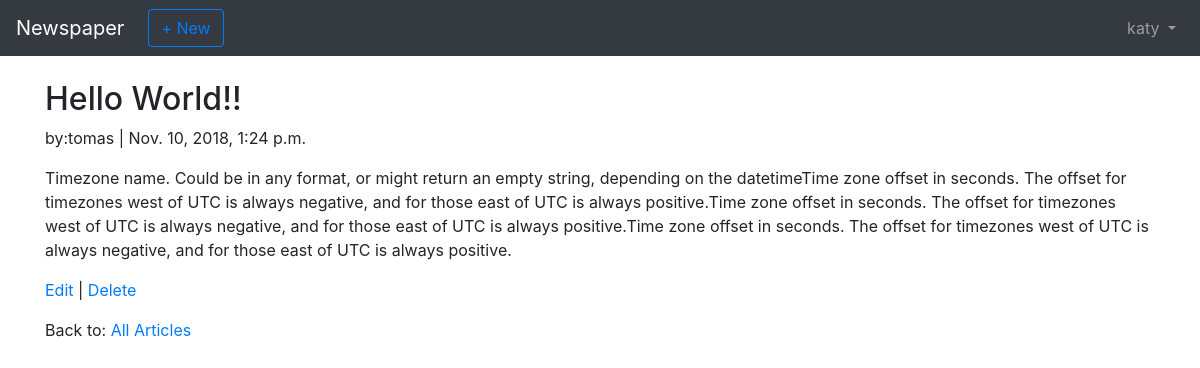
The app's page /articles/4/ (signed in) with its own data.
### users/models.py (models this page shows)
class CustomUser(AbstractUser):
    age = models.PositiveIntegerField(null=True, blank=True)

### articles/models.py (models this page shows, shortened)
class Article(models.Model):
    title = models.CharField(max_length=100)
    body = models.TextField()
    date = models.DateTimeField(auto_now_add=True)
    author = models.ForeignKey(get_user_model() , on_delete=models.CASCADE)

### articles/views.py (the view)
# urls.py: path('<int:pk>/' , ArticleDetailView.as_view() , name='article_detail'),
class ArticleDetailView(LoginRequiredMixin,DetailView):
    model = Article
    template_name = 'article_detail.html'
    login_url = 'login'

### articles/templates/article_detail.html (shortened to what this page needs)
{% extends "base.html" %}
{% block content %}
  <div class="article-entry">
    <h2>{{ object.title }}</h2>
    <p> by:{{ object.author }} | {{ object.date }}</p>
    <p>{{ object.body }}</p>
  </div>
  <p> <a href="{% url 'article_edit' article.pk %}">Edit</a> |
     <a href="{% url 'article_delete' article.pk %}">Delete</a> </p>
  <p> Back to: <a href="{% url 'article_list' %}">All Articles</a> </p>
{% endblock content %}

### templates/base.html (shortened to what this page needs)
<!DOCTYPE html>
{% load static %}
{% load crispy_forms_tags %}
<html lang="en" dir="ltr">
  <head>
    <link rel="stylesheet" href="https://stackpath.bootstrapcdn.com/bootstrap/4.1.3/css/bootstrap.min.css"
>
    <link rel="stylesheet" href="{% static 'css/myy.css' %}">
  </head>
  <body>
    <nav class="navbar navbar-expand-md navbar-dark bg-dark mb-4">
      <a class="navbar-brand" href="{% url 'home' %}">Newspaper</a>
      {% if user.is_authenticated %}
        <ul class="navbar-nav mr-auto">
          <li class="nav-item"><a class="btn btn-outline-primary ml-2" href="{% url 'article_new' %}">+ New</a></li>
        </ul>
      {% endif %}
        <div class="collapse navbar-collapse" id="navbarCollapse">
        {% if user.is_authenticated %}
          <ul class="navbar-nav ml-auto">
          <li class="nav-item">
          <a class="nav-link dropdown-toggle" href="#" id="userMenu"
          data-toggle="dropdown" aria-haspopup="true"
          aria-expanded="false">
          {{ user.username }}
          </a>
          </li>
          </ul>
      {% endif %}
      </div>
    </nav>
    <div class="container">
      {% block content %}
      {% endblock content %}
    </div>
  </body>
</html>

### records on screen
CustomUser: username "katy"
Article: title "Hello World!!", author "tomas", date "Nov. 10, 2018, 1:24 p.m.", body "Timezone name. Could be in any format, or might return an empty string, depending on the datetimeTime zone offset in seconds. The offset for timezones west of UTC is always negative, and for those east of UTC is always positive.Time zone offset in seconds. The offset for timezones west of UTC is always negative, and for those east of UTC is always positive.Time zone offset in seconds. The offset for timezones west of UTC is always negative, and for those east of UTC is always positive."
